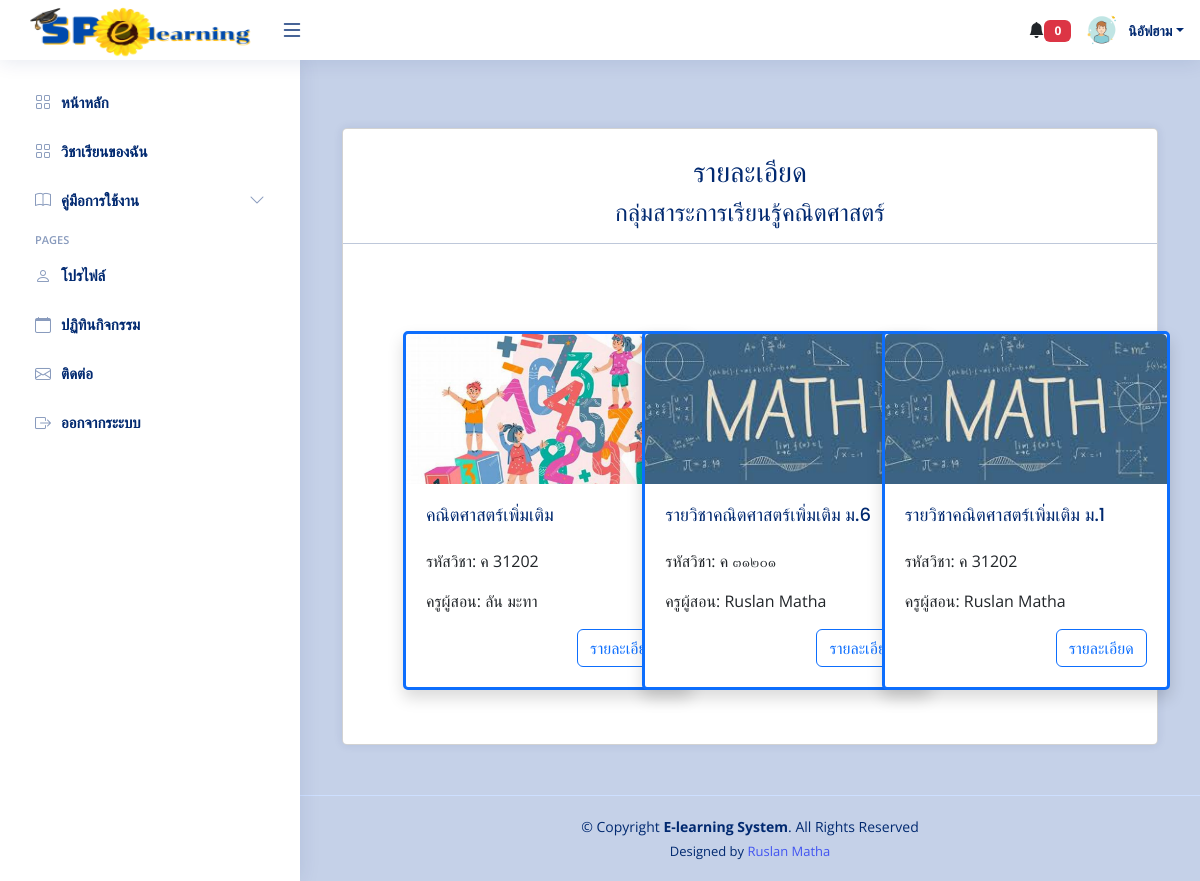
The page /student/group_details_student?group_id=2 (signed in) on the database its author committed.
### tables this page shows
CREATE TABLE `students` (
  `s_id` int(11) NOT NULL,
  `username` varchar(255) NOT NULL,
  `password` varchar(255) NOT NULL,
  `first_name` varchar(255) NOT NULL,
  `last_name` varchar(255) NOT NULL,
  `classes` varchar(50) NOT NULL,
  `classroom` varchar(50) NOT NULL,
  `year` varchar(50) DEFAULT NULL,
  `image` varchar(255) DEFAULT NULL
);

CREATE TABLE `learning_subject_group` (
  `group_id` int(11) NOT NULL,
  `group_name` varchar(255) NOT NULL
);

CREATE TABLE `courses` (
  `c_id` int(11) NOT NULL,
  `course_name` varchar(255) NOT NULL,
  `description` text NOT NULL,
  `teacher_id` int(11) NOT NULL DEFAULT 1,
  `created_at` datetime NOT NULL,
  `updated_at` datetime NOT NULL,
  `c_img` varchar(255) NOT NULL,
  `course_code` varchar(255) NOT NULL,
  `group_id` int(11) DEFAULT NULL,
  `is_open` tinyint(1) DEFAULT 0,
  `access_code` varchar(255) DEFAULT NULL,
  `class_id` int(11) DEFAULT NULL
);

CREATE TABLE `teachers` (
  `t_id` int(11) NOT NULL,
  `username` varchar(255) NOT NULL,
  `password` varchar(255) NOT NULL,
  `first_name` varchar(255) NOT NULL,
  `last_name` varchar(255) NOT NULL,
  `email` varchar(255) NOT NULL,
  `group_id` int(11) DEFAULT NULL,
  `image` text DEFAULT NULL
);

### student/group_details_student.php (the view, shortened to what this page needs)
<?php
include('../connections/connection.php');
try {
    $user_id = $_SESSION['user_id'];
    $stmt = $db->prepare("SELECT * FROM students WHERE s_id = :user_id");
    $stmt->bindParam(':user_id', $user_id);
    $stmt->execute();
    $student = $stmt->fetch(PDO::FETCH_ASSOC);
} catch (PDOException $e) {
    echo "เกิดข้อผิดพลาด: " . $e->getMessage();
}
if (isset($_GET['group_id'])) {
    $group_id = $_GET['group_id'];
    $sql = "SELECT * FROM courses WHERE group_id = :group_id";
    $stmt = $db->prepare($sql);
    $stmt->bindParam(':group_id', $group_id);
    $stmt->execute();
    $group_courses = $stmt->fetchAll(PDO::FETCH_ASSOC);
    $sql_group_name = "SELECT group_name FROM learning_subject_group WHERE group_id = :group_id";
    $stmt_group_name = $db->prepare($sql_group_name);
    $stmt_group_name->bindParam(':group_id', $group_id);
    $stmt_group_name->execute();
    $group_name = $stmt_group_name->fetchColumn();
} else {
    echo "ไม่พบรหัสกลุ่มสาระ";
}
?>
<?php
     include('head.php');
?>
<body>
<?php
     include('header.php');
     include('sidebar.php');
?>
  <main id="main" class="main">
    <div class="container  mt-5">
    <div class="card " >
      <div class="card-title">
    <h3 class="text-center mt-2">รายละเอียด</h3>
    <h4 class="text-center"><?php echo $group_name; ?></h4>
    <hr color="blue" size="3" width="100%">
    </div>
    <div class="row mt-5 me-5 mx-5">
            <?php foreach ($group_courses as $course): ?>
                <?php if ($course['is_open'] == 1): ?>
              <div class="col-md-4 mb-4">
                  <div class="card border-primary border-3 shadow" style="width: 18rem;">
                  <?php if (!empty($course['c_img'])): ?>
                <div class="text-center">
                    <img src="<?php echo $course['c_img']; ?>" class="card-img-top" alt="รูปภาพ" style="height: 150px; object-fit: cover;">
                </div>
            <?php else: ?>
                <div class="text-center">
                    <img src="../admin/teacher_process/img/course.jpg" class="card-img-top" alt="รูปภาพ" style="height: 150px; object-fit: cover;">
                </div>
            <?php endif; ?>
                      <div class="card-body">
                          <h5 class="card-title"><?php echo $course['course_name']; ?></h5>
                          <p class="card-text">รหัสวิชา: <?php echo $course['course_code']; ?></p>
                          <?php
                          $teacher_id = $course['teacher_id'];
                          $teacher_stmt = $db->prepare("SELECT * FROM teachers WHERE t_id = :teacher_id");
                          $teacher_stmt->bindParam(':teacher_id', $teacher_id);
                          $teacher_stmt->execute();
                          $teacher = $teacher_stmt->fetch(PDO::FETCH_ASSOC);
                          ?>
                          <p class="card-text">ครูผู้สอน: <?php echo $teacher['first_name']; ?> <?php echo $teacher['last_name']; ?></p>
                          <a href="course_details?course_id=<?php echo $course['c_id']; ?>" class="btn btn-outline-primary" style="float: right;">รายละเอียด</a>
                      </div>
                  </div>
              </div>
          <?php endif; ?>
            <?php endforeach; ?>
        </div>
    </div>
    </div>
  </main>
  <?php include('footer.php');?>
</body>
</html>

### student/header.php (shortened to what this page needs)
<header id="header" class="header fixed-top d-flex align-items-center">
<div class="d-flex align-items-center justify-content-between">
  <a href="index" >
    <img src="../uploads/img/logo.png" alt="" style="width: 250px; height: 60px;">
  </a>
  <i class="bi bi-list toggle-sidebar-btn" style="font-size: 24px;"></i>
</div>
<nav class="header-nav ms-auto">
  <ul class="d-flex align-items-center">
<div class="dropdown d-none d-md-block">
  <button class="btn " type="button" id="notificationDropdown" data-bs-toggle="dropdown" aria-expanded="false">
    <i class="bi bi-bell-fill"></i><span class="badge bg-danger" id="notificationCount">0</span>
  </button>
</div>
    <li class="nav-item dropdown pe-3">
      <a class="nav-link nav-profile d-flex align-items-center pe-0" href="#" data-bs-toggle="dropdown">
                  <?php if (!empty($student['image'])): ?>
                  <?php
                  $imagePath = 'images/' . $student['image'];
                  ?>
                  <img src="<?php echo $imagePath; ?>" alt="Profile" class="rounded-circle">
              <?php else: ?>
                  <img src="images/Default.png" alt="Default Profile" class="rounded-circle">
              <?php endif; ?>
        <span class="d-none d-md-block dropdown-toggle ps-2"><?php echo $student['first_name'];?></span>
      </a>
    </li>
  </ul>
</nav>
</header>

### student/css/style.css (style rules this page uses)
:root { scroll-behavior: smooth; }
a { color: #4154f1; text-decoration: none; }
h1, h2, h3, h4, h5, h6 { font-family: "Nunito", sans-serif; }
#main { margin-top: 60px; padding: 20px 30px; transition: all 0.3s; }
.header { transition: all 0.5s; z-index: 997; height: 60px; box-shadow: 0px 2px 20px rgba(1, 41, 112, 0.1); background-color: #fff; padding-left: 20px; }
.header .toggle-sidebar-btn { font-size: 32px; padding-left: 10px; cursor: pointer; color: #012970; }
@media (min-width: 1200px) { #main, #footer { margin-left: 300px; } }

### student/head.php (style rules this page uses)
body { font-family: "Open Sans", sans-serif; background-color: #c5d1e8; }
.badge { font-weight: bold; text-transform: uppercase; padding: 5px 10px; min-width: 19px; }
.header-nav ul { list-style: none; }
.header-nav>ul { margin: 0; padding: 0; }
.header-nav .nav-profile { color: #012970; }
.header-nav .nav-profile img { max-height: 36px; }
.header-nav .nav-profile span { font-size: 14px; font-weight: 600; }
.card { margin-bottom: 30px; border-radius: 5px; box-shadow: 0px 0px 10px rgba(1, 41, 112, 0.1); background-color: #fff; }
.card-title { padding: 20px 0 15px 0; font-size: 18px; font-weight: 500; color: #012970; font-family: "Poppins", sans-serif; }
.card-body { padding: 0 20px 20px 20px; }

### rows shown on the page
students: first_name "นิอัฟฮาม"
learning_subject_group: group_name "กลุ่มสาระการเรียนรู้คณิตศาสตร์"
courses: c_img (picture), course_name "คณิตศาสตร์เพิ่มเติม", course_code "ค 31202", teacher.first_name "ลัน", teacher.last_name "มะทา"
courses: c_img (picture), course_name "รายวิชาคณิตศาสตร์เพิ่มเติม ม.6", course_code "ค ๓๑๒๐๑", teacher.first_name "Ruslan", teacher.last_name "Matha"
courses: c_img (picture), course_name "รายวิชาคณิตศาสตร์เพิ่มเติม ม.1", course_code "ค 31202", teacher.first_name "Ruslan", teacher.last_name "Matha"
